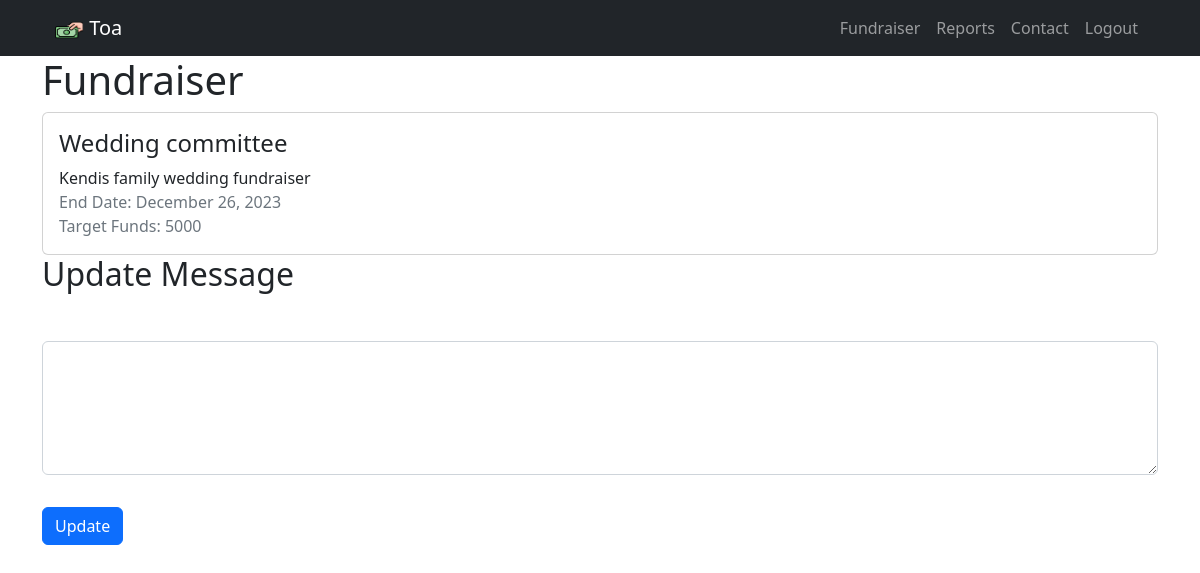
The page /fundraiser (signed in) on the database its author committed.
### models.py (models this page shows, shortened)
class Fundraiser(db.Model):
    id = db.Column(db.Integer, primary_key=True)
    user_id = db.Column(db.Integer, db.ForeignKey('user.id'), nullable=False)
    name = db.Column(db.String, nullable=False)
    description = db.Column(db.String)
    end_date = db.Column(db.DateTime, nullable=False)
    target_funds = db.Column(db.Integer, nullable=False)
    user = db.relationship('User', backref=db.backref('fundraisers', lazy=True))

### app.py (the view)
@app.route('/fundraiser', methods=['GET', 'POST'])
@login_required  # Decorator to check for login status
def fundraiser():
    if has_active_fundraiser():
        user_fundraiser = Fundraiser.query.filter_by(user_id=g.user.id).first()
        print("Fundraiser ID:", user_fundraiser.id)  # Print the fundraiser ID
        return render_template('fundraiser_success.html', fundraiser_id=user_fundraiser.id, fundraiser=user_fundraiser)
    else:
        return create_fundraiser()

### models.py (called while the page is built)
def login_required(func):
    @wraps(func)
    def decorated_function(*args, **kwargs):
        if 'user_id' not in session:
            return redirect(url_for('login'))
        g.user = User.query.get(session['user_id'])  # Retrieve user information
        return func(*args, **kwargs)
    return decorated_function

def has_active_fundraiser():
    if 'user_id' in session:  # Ensure user is logged in
        user_fundraiser = Fundraiser.query.filter_by(user_id=session['user_id']).first()
        return user_fundraiser is not None
    return False

### templates/fundraiser_success.html (shortened to what this page needs)
{% extends "layout.html" %}
{% block content %}
<div class="container">
  <h1>Fundraiser</h1>
  <div class="card">
    <div class="card-body">
      <h4 class="card-title">{{ fundraiser.name }}</h4>
      <p class="card-text">{{ fundraiser.description }}</p>
      <p class="text-muted">
        End Date: {{ fundraiser.end_date.strftime("%B %d, %Y") }}<br>
        Target Funds: {{ fundraiser.target_funds }}
      </p>
    </div>
  </div>
  <h2>Update Message</h2>
  <form method="POST" action="/fundraiser_success/{{ fundraiser.id }}">
    <div class="form-group">
        <label for="message"></label><textarea class="form-control" id="message" name="message" rows="5"></textarea>
    </div>
    <button id="update-button" type="submit" class="btn btn-primary">Update</button>
  </form>
</div>
{% endblock %}

### rows shown on the page
Fundraiser: name "Wedding committee", description "Kendis family wedding fundraiser", end_date "December 26, 2023", target_funds "5000"
